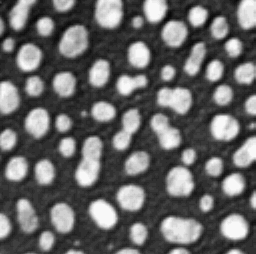
#> input picture data/blobs.tif, 256 x 254 px
$ jupyter execute 02_cell_separation_classification_rfc.ipynb
#> lines starting #> are read from the running program, lines starting #| are printed output that depends on the picture; after the words box and inside, x2 and y2 are one past the last pixel; in counts of white or black regions, pixels touching at a corner belong together
# Object classification with scikit-learn

Based on size and shape measurements, e.g. derived using [scikit-image `regionprops`]() and some sparse ground truth annotation, we can classify objects. A common algorithm for this are [Random Forest Classifiers](https://en.wikipedia.org/wiki/Random_forest). A commonly used implementation is available as [scikit-learn Random Forest Classifier](https://scikit-learn.org/stable/modules/generated/sklearn.ensemble.RandomForestClassifier.html).

See also
* [Machine learning for pixel and object classification (video lecture)](https://www.youtube.com/watch?v=dstjhCPBDOY&list=PL5ESQNfM5lc7SAMstEu082ivW4BDMvd0U&index=19)

[cell 1]
from sklearn.ensemble import RandomForestClassifier

from skimage.io import imread
from skimage.filters import threshold_otsu, gaussian, sobel
from skimage.measure import label, regionprops
from skimage.segmentation import clear_border
import numpy as np
import pandas as pd
import matplotlib.pyplot as plt
import napari

Our starting point are an image, a label image and some ground truth annotation. The annotation is also a label image where the user was just drawing lines with different intensity (class) through small objects, large objects and elongated objects.

## Cell separation using RFC

[cell 2]
# first cell separation using rfc
image = imread('data/blobs.tif')
#> image is the input picture: shape (254, 256); min 8, max 248, mean 103.3

def generate_feature_stack(image):
    # determine features
    blurred = gaussian(image, sigma=2)
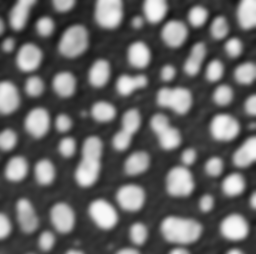
#> blurred: shape (254, 256) float64; min 0.0807, max 0.973, mean 0.405
    edges = sobel(blurred)
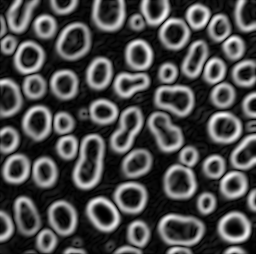
#> edges: shape (254, 256) float64; min 8.11e-06, max 0.19, mean 0.0557; drawn with min black and max white

    # collect features in a stack
    # The ravel() function turns a nD image into a 1-D image.
    # We need to use it because scikit-learn expects values in a 1-D format here.
    feature_stack = [
        image.ravel(),
        blurred.ravel(),
        edges.ravel()
    ]

    # return stack as numpy-array
    return np.asarray(feature_stack)

feature_stack = generate_feature_stack(image)

# show feature images
fig, axes = plt.subplots(1, 3, figsize=(10,10))

# reshape(image.shape) is the opposite of ravel() here. We just need it for visualization.
axes[0].imshow(feature_stack[0].reshape(image.shape))
axes[1].imshow(feature_stack[1].reshape(image.shape))
axes[2].imshow(feature_stack[2].reshape(image.shape))
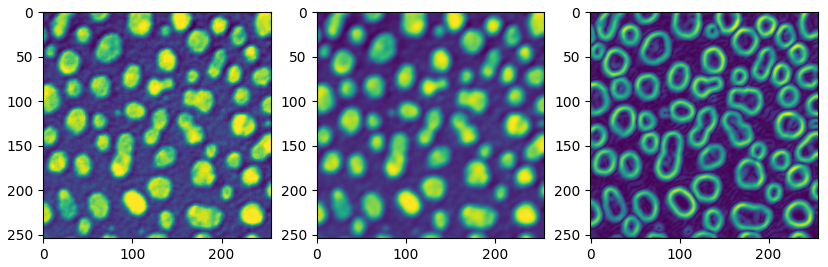
#> figure drawn by matplotlib, 3 panels

[cell 3]
# # start napari
#viewer = napari.Viewer()

# # add image
#viewer.add_image(image)

# # add an empty labels layer and keet it in a variable
#labels = viewer.add_labels(np.zeros(image.shape).astype(int))

[cell 4]
#annotations = labels.data

#np.save('data/blobs_manual_annotations.npy', annotations)

#napari.utils.nbscreenshot(viewer)

[cell 5]
annotations = np.load('data/blobs_manual_annotations.npy')
#> (reads data/blobs_manual_annotations.npy from the repository)
plt.imshow(annotations, vmin=0, vmax=2)
plt.title('Manual Annotations')
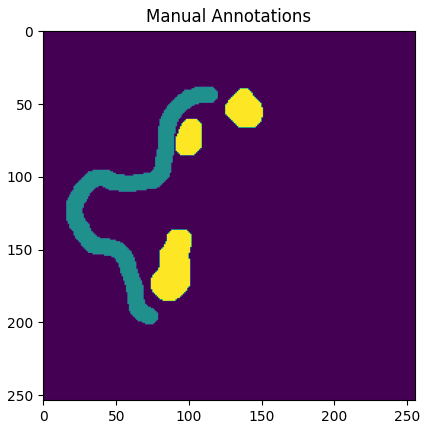
#> figure drawn by matplotlib, 1 panel

[cell 6]
def format_data(feature_stack, annotation):
    # reformat the data to match what scikit-learn expects
    # transpose the feature stack
    X = feature_stack.T
    # make the annotation 1-dimensional
    y = annotation.ravel()

    # remove all pixels from the feature and annotations which have not been annotated
    mask = y > 0
    X = X[mask]
    y = y[mask]
#> y = 4842 values, max 2 at index 29, min 1 at index 0, mean 1.39

    return X, y

X, y = format_data(feature_stack, annotations)

print("input shape", X.shape)
#| input shape (4842, 3)
print("annotation shape", y.shape)
#| annotation shape (4842,)

[cell 7]
classifier = RandomForestClassifier(max_depth=2, random_state=0)
classifier.fit(X, y)

[cell 8]
res = classifier.predict(feature_stack.T) - 1 # we subtract 1 to make background = 0
res_image = res.reshape(image.shape)
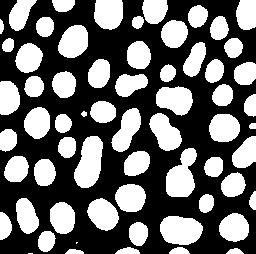
#> res_image: shape (254, 256) int32; values 0 (black) and 1 (white), 41.8% white; 63 white regions (2 under 20 px)
plt.imshow(res_image)

[cell 9]
labels = label(res_image)
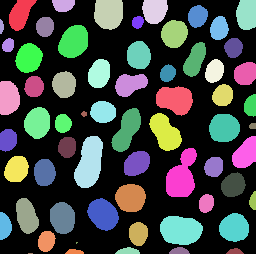
#> labels: shape (254, 256) int64; 64 distinct labels, from 0 to 63; one colour per label, 0 black
plt.imshow(labels)

## Classification using RFC

[cell 10]
# anotations
annotation = imread('data/label_annotation.tif')
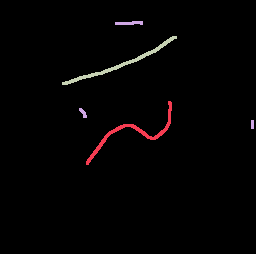
#> input picture data/label_annotation.tif, 256 x 254 px
#> annotation is the input picture: shape (254, 256) int32; 4 distinct labels, from 0 to 3

# visualize
fig, ax = plt.subplots(1,3, figsize=(15,15))
ax[0].imshow(image)
ax[1].imshow(labels)
ax[2].imshow(annotation)
ax[2].imshow(annotation, alpha=0.7)

## Feature extraction
The first step to classify objects according to their properties is [feature extraction](feature_extraction).

[cell 11]
stats = regionprops(labels, intensity_image=image)
#> stats = 63 regions; largest, box (x1, y1, x2, y2) and area: (74, 136, 103, 188) 1064, (166, 148, 197, 197) 1000, (160, 216, 203, 245) 996, (156, 86, 193, 116) 814, (149, 113, 182, 151) 779

# read out specific measurements
label_ids =          np.asarray([s.label for s in stats])
#> label_ids = 63 values from 1 to 63
areas =              np.asarray([s.area for s in stats])
#> areas = 63 values, max 1064 at index 37, min 3 at index 57, mean 431.7
minor_axis_lengths = np.asarray([s.minor_axis_length for s in stats])
#> minor_axis_lengths = 63 values, max 30.78 at index 2, min 0 at index 62, mean 18.71
major_axis_lengths = np.asarray([s.major_axis_length for s in stats])
#> major_axis_lengths = 63 values, max 56.77 at index 37, min 2.31 at index 57, mean 26.93

# compute additional parameters
aspect_ratios = major_axis_lengths / minor_axis_lengths

We also read out the maximum intensity of every labeled object from the ground truth annotation. These values will serve to train the classifier.

[cell 12]
annotation_stats = regionprops(labels, intensity_image=annotation)
#> annotation_stats has the same summary as stats

annotated_class = np.asarray([s.intensity_max for s in annotation_stats])
#> annotated_class = 63 values, max 3 at index 10, min 0 at index 0, mean 0.381

## Data wrangling

To look at the data before it is fed to the training, we visualize it as [pandas DataFrame](https://pandas.pydata.org/docs/reference/api/pandas.DataFrame.html). Note: The rows with `annotated_class=0` correspond to labels that have not been annotated.

[cell 13]
data = {
    'label': label_ids,
    'area': areas,
    'minor_axis': minor_axis_lengths,
    'major_axis': major_axis_lengths,
    'aspect_ratio': aspect_ratios,
    'annotated_class': annotated_class
}

table = pd.DataFrame(data)
#> table = table of 63 rows and 6 columns

# show only first 5 rows
table.iloc[:5]
#> Out = table of 5 rows and 6 columns

From that table, we extract now a table that only contains the annotated rows/labels.

[cell 14]
annotated_table = table[table['annotated_class'] > 0]
#> annotated_table = table of 12 rows and 6 columns
annotated_table
#> Out = table of 12 rows and 6 columns

As we do not want to use all columns for training, we now select the right columns. It is recommended to write a short convenience function `select_data` for this, because we will reuse it later for prediction.

[cell 15]
def select_data(table):
    return np.asarray([
        table['area'],
        table['aspect_ratio']
    ])

training_data = select_data(annotated_table).T
#> training_data = [[753, 1.03], [121, 1.16], [588, 1.09], [545, 1.17], [516, 1.41], [508, 1.12], [814, 1.43], [752, 2.52], [26, 1.07], [779, 1.79], [38, 1.18], [1064, 2.32]]
training_data
#> Out has the same summary as training_data

We also extract the annotation from that table and call it `ground_truth`.

[cell 16]
ground_truth = annotated_table['annotated_class'].tolist()
#> ground_truth = [2, 2, 3, 3, 3, 3, 1, 1, 2, 1, 2, 1]
ground_truth
#> Out = [2, 2, 3, 3, 3, 3, 1, 1, 2, 1, 2, 1]

## Classifier Training
Next, we can train the [Random Forest Classifer](https://scikit-learn.org/stable/modules/generated/sklearn.ensemble.RandomForestClassifier.html). It needs training data and ground truth in the format presented above.

[cell 17]
classifier = RandomForestClassifier(max_depth=2, n_estimators=10, random_state=0)
classifier.fit(training_data, ground_truth)

## Prediction
To apply a classifier to the whole dataset, or any other dataset, we need to bring the data into the same format as used for training. We can reuse the function `select_data` for that. Furthermore, we need to drop rows from our table where not-a-number ([NaN](https://en.wikipedia.org/wiki/NaN)) values appeared ([read more](tabular_data_wrangling.handling_nan_values)).

[cell 18]
table_without_nans = table.dropna(how="any")
#> table_without_nans = table of 63 rows and 6 columns

all_data = select_data(table_without_nans).T
#> all_data = 63 rows, first 8: [526, 1.86], [227, 1.8], [753, 1.03], [510, 1.07], [532, 1.53], [349, 1.17], [121, 1.16], [347, 1.34]
all_data
# where is alldata inf
np.where(np.isinf(all_data))
all_data[all_data == np.inf] = np.nan

We can then hand over `all_data` to the classifier for prediction.

[cell 19]
table_without_nans['predicted_class'] = classifier.predict(all_data)
print(table_without_nans['predicted_class'].tolist())
#> (printed output is left out)

We can then merge the table containing the `predicted_class` column with the original table. In the resulting `table_with_prediction`, we still need to decide how to handle `NaN` values. It is not possible to classify those because measurements are missing. Thus, we replace the class of those with 0 using [`fillna`](https://pandas.pydata.org/docs/reference/api/pandas.DataFrame.fillna.html).

[cell 20]
# merge prediction with original table
table_with_prediction = table.merge(table_without_nans, how='outer', on='label')
#> table_with_prediction = table of 63 rows and 12 columns
# replace not predicted (NaN) with 0
table_with_prediction['predicted_class'] = table_with_prediction['predicted_class'].fillna(0)

table_with_prediction
#> Out = table of 63 rows and 12 columns

From that table, we can extract the column containing the prediction and use [`replace_intensities`](https://clij.github.io/clij2-docs/reference_replaceIntensities) to generate a `class_image`. The background and objects with NaNs in measurements will have value 0 in that image.

[cell 21]
# we add a 0 for the class of background at the beginning
predicted_class = [0] + table_with_prediction['predicted_class'].tolist()
#> predicted_class = 64 values, max 3 at index 5, min 0 at index 0, mean 1.95

[cell 22]
#class_image = replace_intensities(labels, predicted_class)
class_image = labels.copy()
for s in stats:
    class_image[class_image == s.label] = predicted_class[s.label]
#> this loop made 63 passes
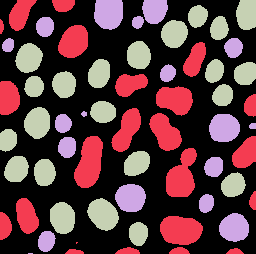
#> class_image: shape (254, 256) int64; 4 distinct labels, from 0 to 3; one colour per label, 0 black

plt.imshow(class_image)
plt.colorbar()
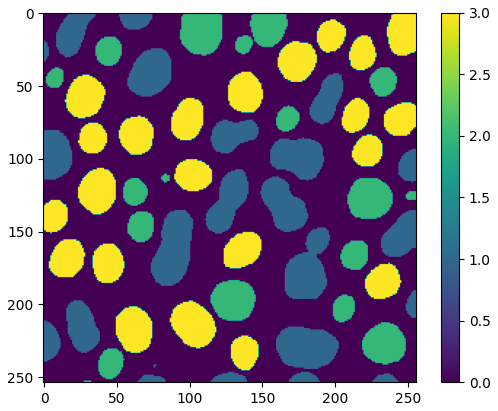
#> figure drawn by matplotlib, 2 panels
